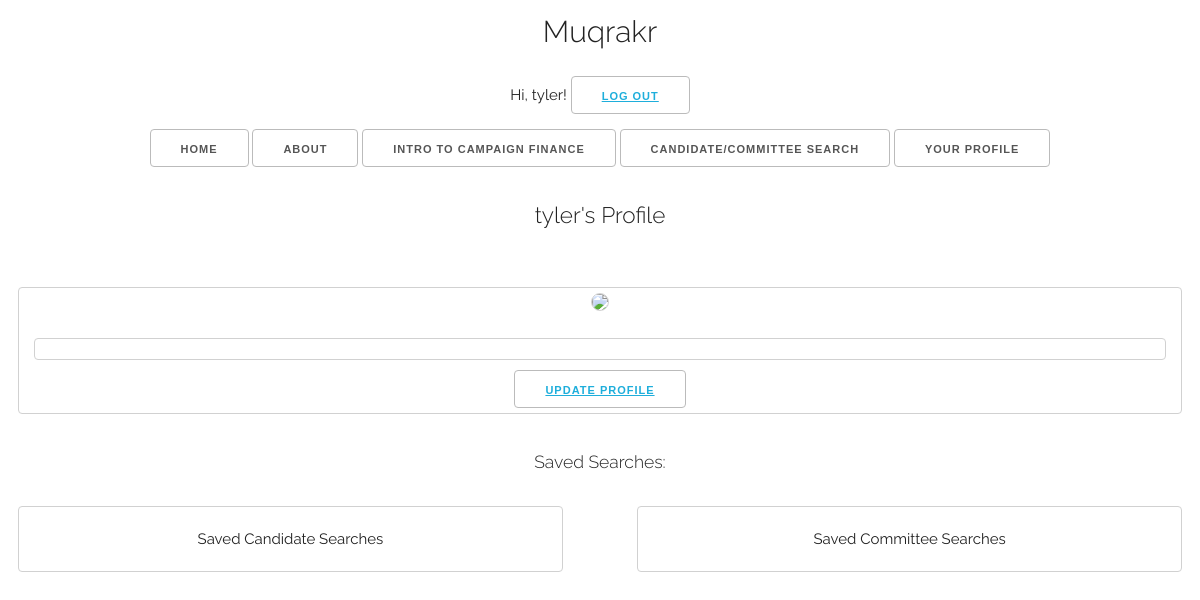
The page /your_profile/ (signed in) on the database as committed earlier.
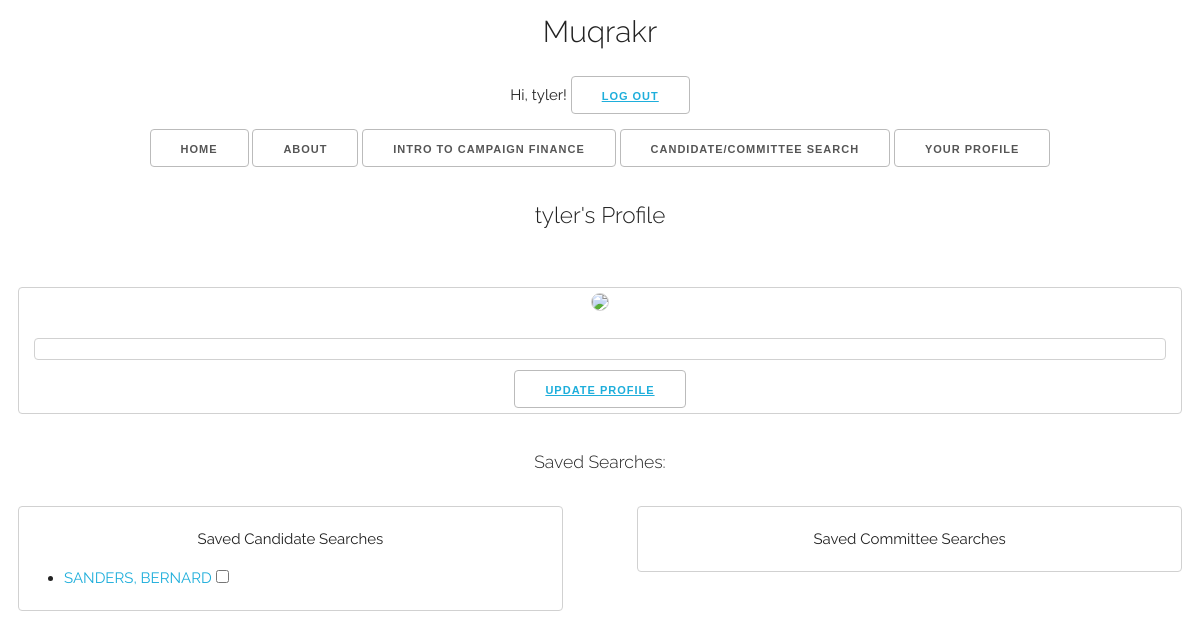
The same page on the database as committed later.
### profiles_app/models.py (models this page shows, shortened)
class CandidateSearch(models.Model):
    name = models.CharField(max_length=100, default='')
    user = models.ForeignKey('users_app.CustomUser', on_delete=models.CASCADE)
    date_saved = models.DateTimeField(auto_now_add=True)
    party = models.CharField(max_length=150, default='')
    office_address = models.CharField(max_length=150, default='')
    total_receipts = models.IntegerField(default=0)
    total_cont_ind = models.IntegerField(default=0)
    total_cont_pacs = models.IntegerField(default=0)
    total_cont = models.IntegerField(default=0)
    total_loans = models.IntegerField(default=0)
    total_disbursements = models.IntegerField(default=0)
    begin_cash = models.IntegerField(default=0)
    end_cash = models.IntegerField(default=0)
    total_refunds = models.IntegerField(default=0)
    debts_owed = models.IntegerField(default=0)
    ind_expend = models.IntegerField(default=0)
    coord_expend = models.IntegerField(default=0)
    begin_info_date = models.CharField(max_length=12, default='')
    final_info_date = models.CharField(max_length=12, default='')
    class Meta:
        verbose_name_plural = "Candidate Searches"

### profiles_app/views.py (the view)
# urls.py: path('your_profile/', views.YourProfileView.as_view(), name='your_profile'),
class YourProfileView(LoginRequiredMixin, ListView):
    context_object_name = 'candidatesearch'
    template_name = 'your_profile.html'
    def get_queryset(self):
        return CandidateSearch.objects.filter(user=self.request.user)
    def get_context_data(self, **kwargs):
        context = super().get_context_data(**kwargs)
        context['committeesearch_list'] = CommitteeSearch.objects.filter(user=self.request.user)
        return context

### templates/your_profile.html (shortened to what this page needs)
{% extends 'home.html' %}
{% load static %}
{% block content %}
{% if user.is_authenticated %}
<br>
<h2>{{ user.username }}'s Profile</h2>
	<br>
	<div>
		<img src="{% static 'profile_pics' %}">{% comment %}{{ item.user_pic }}{% endcomment %}
		<article class="aboutUsertext">{{ item.about_user }}</article>
		<button><a href="{% url 'profiles_app:update_your_profile' %}">Update Profile</a></button>
	</div>
	<br>
		<h3>Saved Searches:</h3>
			<div class="savedSearchLeft">
				<p class="savedCand">Saved Candidate Searches</p>
				{% for search in object_list %}
				<ul class="saveCandlist">
					<li><a>{{ search.name }}</a><input type="checkbox" name="checkbox"></li>
				</ul>
				{% endfor %}
			</div>
			<div class="savedSearchRight">
				<p class="savedComm">Saved Committee Searches</p>
			</div>
{% endif %}
{% endblock %}

Rows that differ between the two databases and show on the page:
added CandidateSearch: name "SANDERS, BERNARD"
